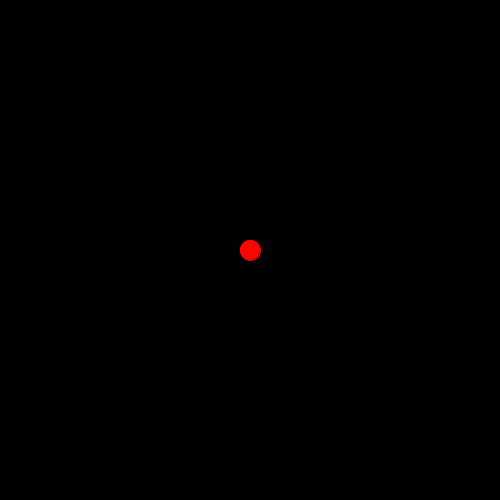
Frame 1 (no input)
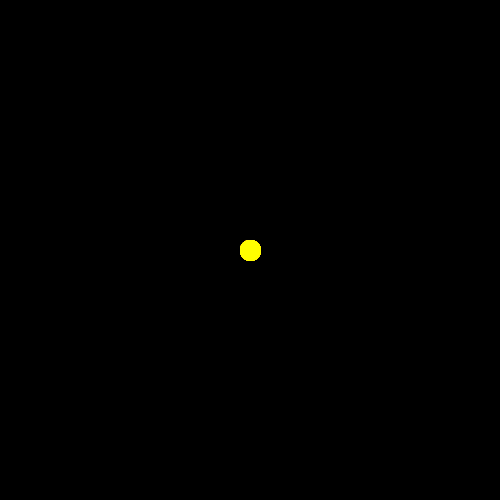
Frame 60 (the mouse pressed at the canvas centre just before this capture)
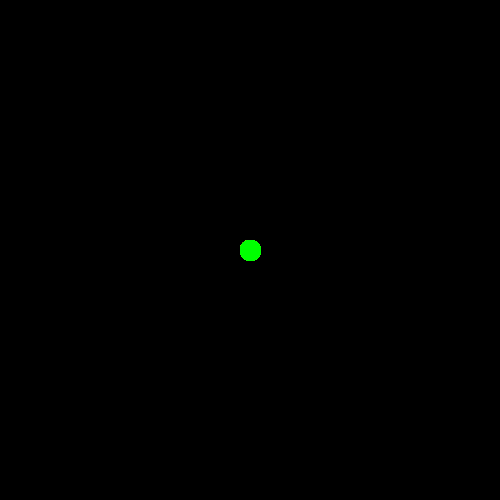
Frame 120 (the mouse held since frame 60 and released just before this capture)

The Processing sketch that drew these frames (run headless with seeded random() and noise(); from frame 60 on, the mouse is pressed at the canvas centre):

// Processing sketch: Wanderer
// ── Wanderer.pde
PVector d;

PVector v;

PVector a;

float sz;

boolean keys[] = new boolean[255];

void setup() {
  colorMode(HSB,360,100,100,100);
  background(0);
  size(500,500);
  
  d=new PVector(width/2,height/2);
  
  v=new PVector(0,0);

  a=new PVector(0,0);
  
  sz=20;
}

void draw() {
  
  updatePlayers();
  
  v.add(a);
  d.add(v);
  
  v.limit(3);
  fill(frameCount%360,100,100);
  stroke(frameCount%360,100,100);
  ellipse(d.x,d.y,sz,sz);
  
  if (d.x-sz/2>width) {
    d.x=-sz/2;
  }
  if (d.x+sz/2<0) {
    d.x=width+sz/2;
  }
  if (d.y-sz/2>height) {
    d.y=-sz/2;
  }
  if (d.y+sz/2<0) {
    d.y=height+sz/2;
  }
}

void keyPressed() {
  if (key==CODED) {
    keys[keyCode] = true;
  } else if (key!=CODED) {
    keys[key] = true;
  }
}

void keyReleased() {
  if (key==CODED) {
    keys[keyCode] = false;
  } else if (key!=CODED) {
    keys[key] = false;
  }
}

void updatePlayers() {

  //ARROW KEY INPUT
  if (keys[UP]) {
    a.y=-0.1;
  } 
  if (keys[DOWN]) {
    a.y=0.1;
  } 
  if (keys[LEFT]) {
    a.x=-0.1;
  } 
  if (keys[RIGHT]) {
    a.x=0.1;
  }

}
